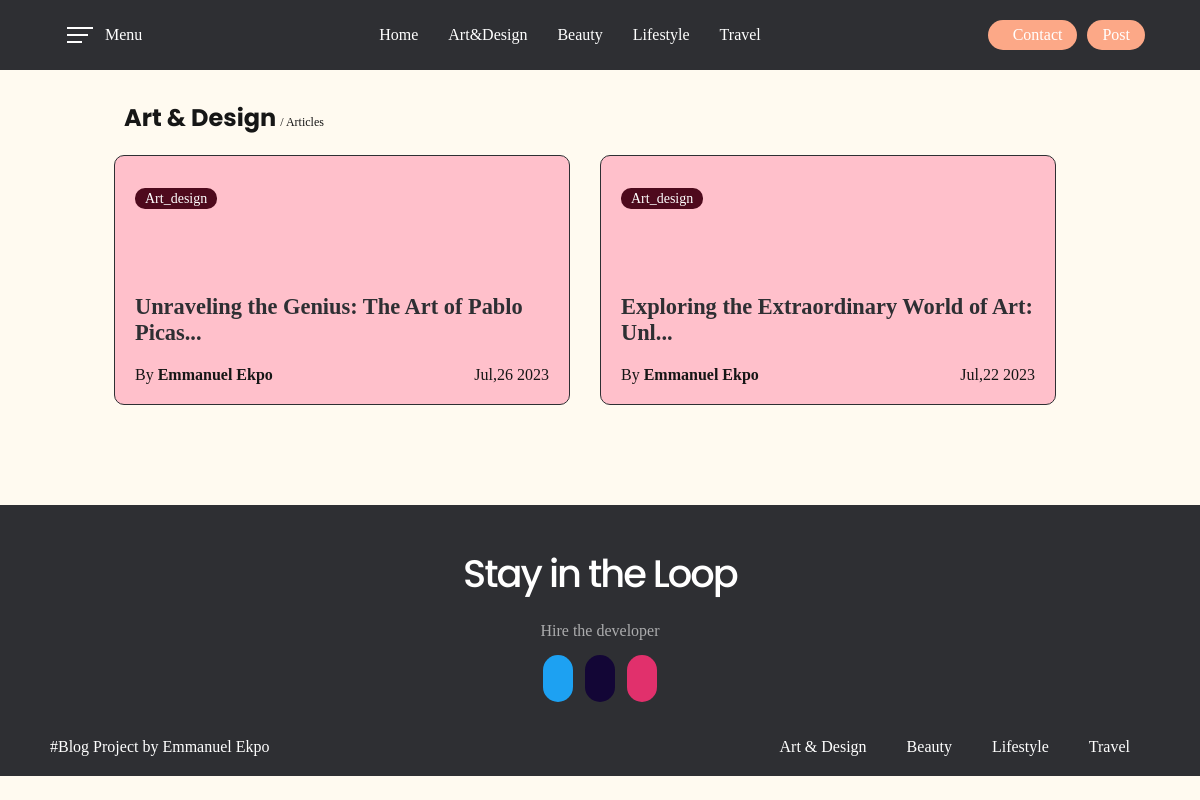
/artDesign.php, run on the app's committed database.
### tables this page shows
CREATE TABLE `addblog` (
  `id` int(11) NOT NULL,
  `firstname` text NOT NULL,
  `lastname` text NOT NULL,
  `title` varchar(200) NOT NULL,
  `category` text NOT NULL,
  `description` mediumtext NOT NULL,
  `created_at` timestamp NOT NULL DEFAULT current_timestamp()
);

### artDesign.php (the view, shortened to what this page needs)
<?php
    require "config.php";
	$data = $conn->query("SELECT * FROM addblog WHERE category = 'art_design'  ORDER BY id DESC");
?>
<!DOCTYPE html>
<html lang="en">
<head>
    <link rel="stylesheet" media="screen" href="https://fontlibrary.org//face/fantasque-sans-mono" type="text/css"/>
    <link rel="stylesheet" href="./components/css/header.css">
    <link rel="stylesheet" href="./components/css/footer.css">
    <link rel="stylesheet" href="./css/component.css">
    <link rel="stylesheet" href="./css/style.css">
    <link href="https://www.jqueryscript.net/css/jquerysctipttop.css" rel="stylesheet" type="text/css">
    <link href="./components/css/slide-out-panel.css" rel="stylesheet">
    <link rel="stylesheet" href="./css/getblog.css">
</head>
<body>
    <?php require "../Blog/components/header.php"; ?>
    <div class="contents_o1">
        <div class="next01">
            <span>Art & Design</span>
            <small>/ Articles</small>
        </div>
        <div class="grid-container">
            <?php  while($rows = $data->fetch(PDO::FETCH_OBJ)) :   ?>
                <div class="item1 grid">
                    <div class="contss">
                        <div class="s1">
                            <a class="db_category" href="<?php
                                if ($rows->category === "travel") {echo "travel.php";}
                                else if ($rows->category === "general") {echo "index.php";}
                                else if ($rows->category === "art_design") {echo "artDesign.php";}
                                else if ($rows->category === "beauty") {echo "beauty.php";}
                                else if ($rows->category === "lifstyle") {echo "lifeStyle.php";}
                            ?>"><?php echo $rows->category;  ?></a>
                        </div>
                        <div class="db_details">
                            <p class="db_title"><a href="blogPost.php?id=<?php echo $rows->id; ?>"><?php echo $rows->title;  ?></a></p>
                            <div class="db_det1">
                                <p>By <span><?php echo $rows->firstname . " " .$rows->lastname  ?></span></p>
                                <span><?php echo date('M', strtotime($rows->created_at)) . ',' . date('d', strtotime($rows->created_at)) . ' ' .  date('Y', strtotime($rows->created_at)); ?></span>
                            </div>
                        </div>
                    </div>
                </div>
            <?php  endwhile;  ?>
        </div>
    </div>
    <?php require "../Blog/components/footer.php"; ?>
</body>
</html>

### components/css/footer.css (style rules this page uses)
.footer form .slinks ion-icon { margin: 6px; padding: 15px; border-radius: 50px; font-size: 16px; color: var(--text-color-light); }
.footer form .slinks a .twitter { background-color: #1DA1F2; }
.footer form .slinks a .github { background-color: #130636; }
.footer form .slinks a .instagram { background-color: #E1306C; }

### css/component.css (style rules this page uses)
* { padding: 0; margin: 0; list-style-type: none; text-decoration: none; font-family: 'FantasqueSansMonoRegular'; font-weight: normal; font-style: normal; color: var(--text-color-dark); }
:root { --text-color-dark: rgb(22, 22, 22); --text-color-light: rgb(255, 255, 255); --dark-blue: rgb(46,47,51); --pink-color-background: rgb(255,247,243); --pink-color-button: rgb(252, 168, 135); --general-text: 'Helvetica Neue', sans-serif; --pop-text: 'Poppins', sans-serif; }
body { scroll-behavior: smooth; }

### css/style.css (style rules this page uses)
:root { --theme-blue: 200, 80%, 38%; --theme-red: 350, 63%, 52%; --theme-pink: 350, 100%, 69%; --theme-black: 0, 7%, 9%; --theme-white: 0, 0%, 100%; --theme-light: 40, 100%, 97%; --theme-dark: 0, 7%, 29%; color: hsl(var(--theme-dark)); background: hsl(var(--theme-light)); }
*, *::after, *::before { box-sizing: border-box; }
a { color: hsl(var(--theme-blue)); transition: color 150ms, text-decoration-color 150ms; }
:root { --card-link-color: var(--theme-blue); --card-hover-color: var(--theme-red); --card-focus-color: var(--theme-pink); --card-inner-focus-color: var(--theme-white); --card-shadow-color: var(--theme-black); --card-foreground-color: var(--theme-dark); --card-background-color: var(--theme-dark); }
body { margin: 0; }

### components/css/slide-out-panel.css (style rules this page uses)
html { width: 100%; }

### css/getblog.css (style rules this page uses)
.next01 { margin: 10px; width: 90%; margin: auto; padding: 0 10px; margin-top: 20px; margin-bottom: 10px; }
.next01 span { font-size: 1.5em; font-weight: bold; font-family: var(--pop-text); }
.next01 small { font-size: 12px; }
.grid-container { display: grid; grid-template-columns: auto auto auto; padding: 0px; gap: 30px; width: 90%; max-width: 90%; margin: auto; margin-top: 20px; }
.grid-container .grid { margin: auto; border-radius: 10px; background-color: pink; font-size: 30px; height: 250px; overflow: hidden; border: 1px solid var(--dark-blue); transition: 0.3 ease-in-out; }
.grid-container .grid .contss { height: 100%; text-align: left; padding: 20px; display: flex; flex-direction: column; justify-content: space-between; }
.grid-container .grid .contss .s1 .db_category { padding: 3px 10px; border-radius: 10px; font-size: 14px; color: var(--text-color-light); text-align: center; text-transform: capitalize; }
.grid-container .grid .contss .db_details { display: flex; flex-direction: column; justify-content: space-between; }
.grid-container .grid .contss .db_details .db_title a { font-size: 1.4em; font-weight: 700; color: var(--dark-blue); transition: 0.3s; }
.grid-container .grid .contss .db_details .db_det1 { margin-top: 20px; display: flex; justify-content: space-between; }
.grid-container .grid .contss .db_details p { font-size: 16px; }
.grid-container .grid .contss .db_details p span { font-weight: 600; }
.grid-container .grid .contss .db_details span { font-size: 16px; }
body { color: rgb(59, 201, 66) }

### artDesign.php (style rules this page uses)
.contents_o1 { margin-top: 100px; width: 90%; margin: 100px auto; }

### data on the page
addblog: category "Art_design", firstname "Emmanuel", lastname "Ekpo", created_at "Jul", created_at "26", created_at "2023"
addblog: category "Art_design", firstname "Emmanuel", lastname "Ekpo", created_at "Jul", created_at "22", created_at "2023"

### other printed values
$i['name'] "Home"
$i['name'] "Art & Design"
$i['name'] "Beauty"
$i['name'] "Lifestyle"
$i['name'] "Travel"
